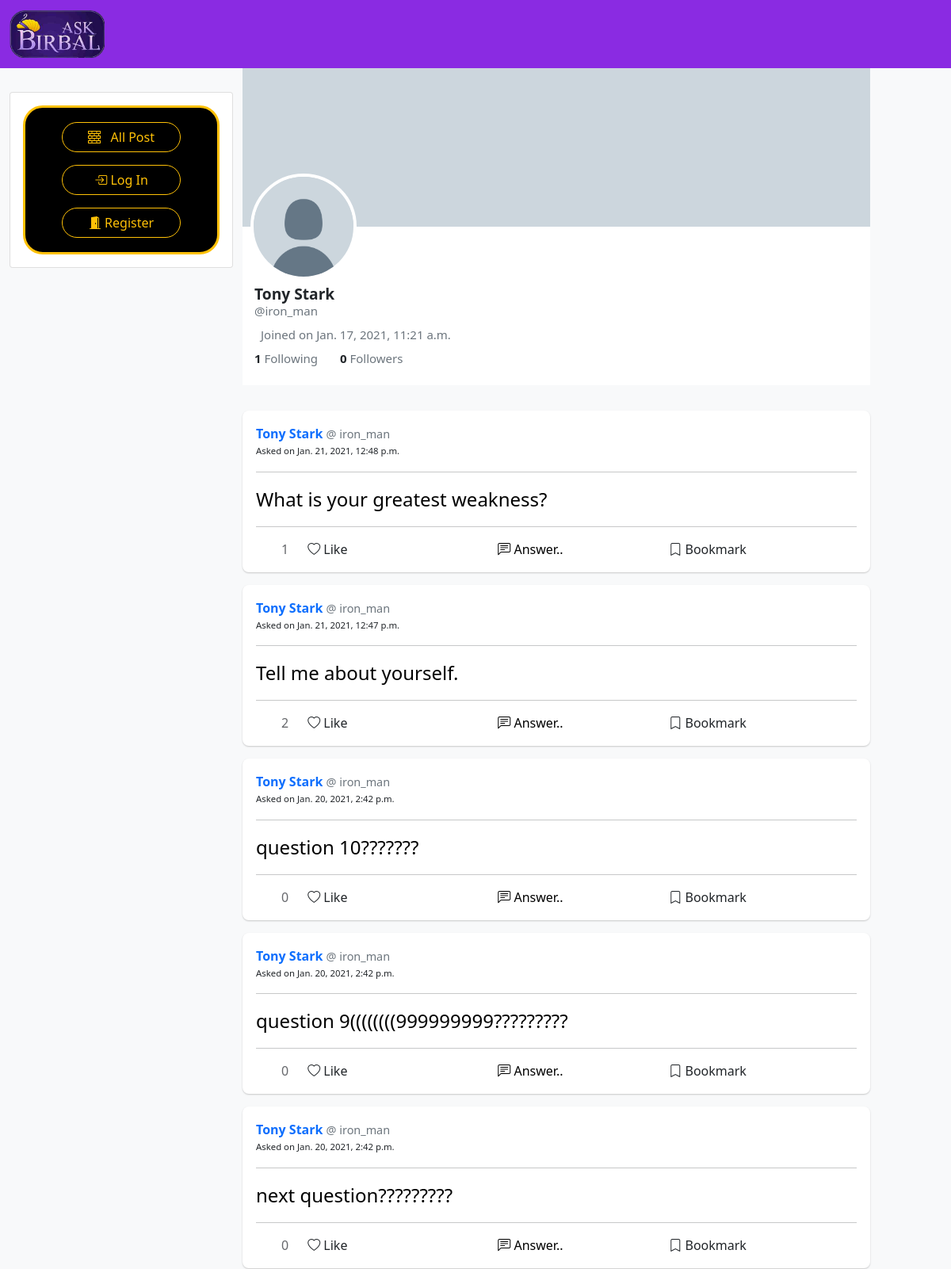
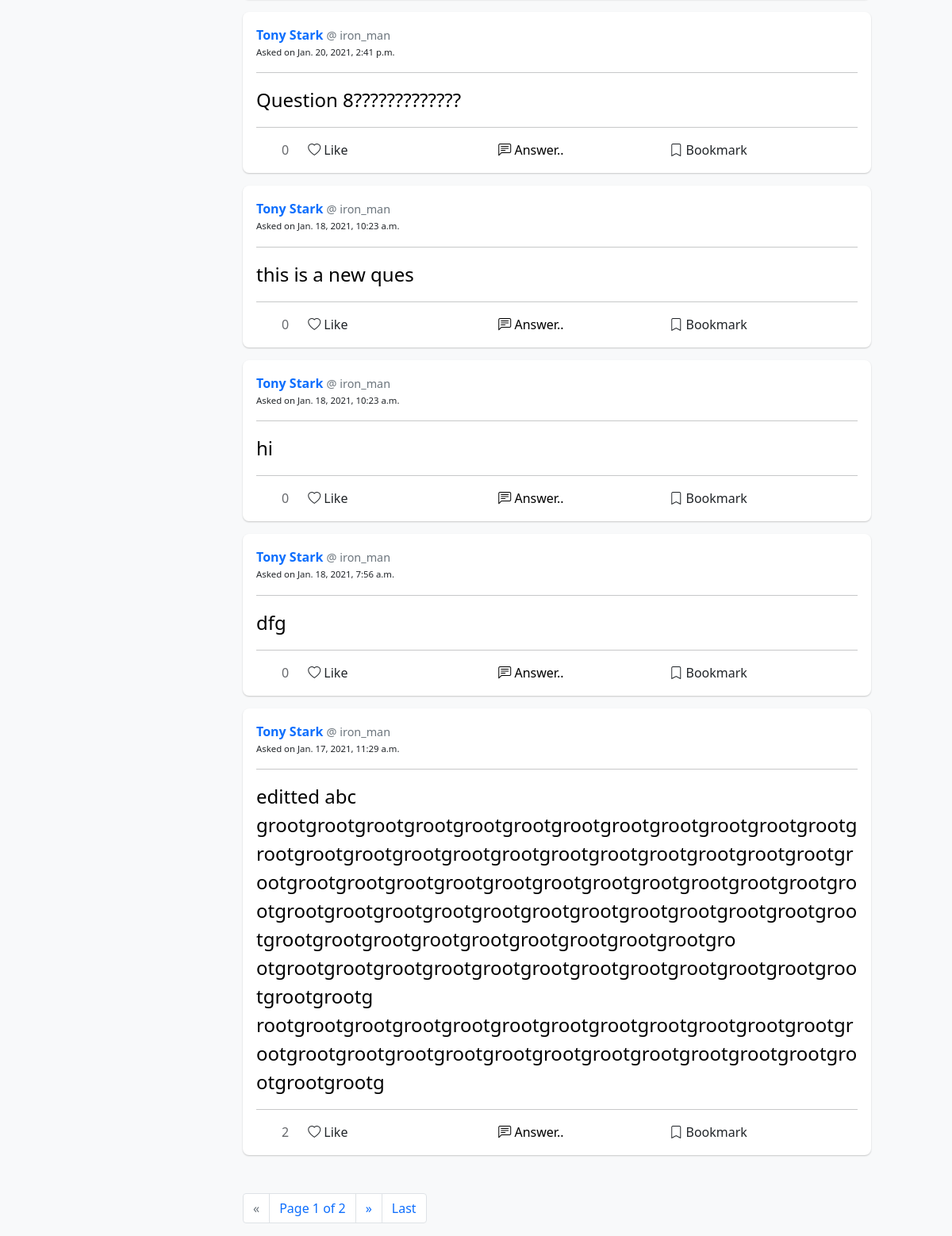
/profile/iron_man, run on the app's committed database (2 pictures, top to bottom).
### birbal/models.py (models this page shows)
class User(AbstractUser):
    pass

class Questions(models.Model):
    content = models.CharField(max_length=280)
    bookmark = models.ManyToManyField(User, related_name="bookmarked_que")
    likes = models.ManyToManyField(User, related_name="liked_posts")
    created_at = models.DateTimeField(auto_now_add=True)
    user = models.ForeignKey(User, on_delete=models.CASCADE, related_name="posts")

### birbal/views.py (the view, shortened to what this page needs)
# urls.py: path("profile/<str:username>", views.profile, name="profile"),
def profile(request, username):
    user_profile = User.objects.get(username=username)
    curr_user_follows_this_profile = False
    if request.user.is_authenticated:
        curr_user_follows_this_profile = request.user.following.filter(user=user_profile.id).exists()
    user_posts = user_profile.posts.order_by("-created_at").all()
    paginator = Paginator(user_posts, 10)
    page_number = request.GET.get('page')
    page_obj = paginator.get_page(page_number)
    return render(request, "birbal/profile.html", {
        "user_profile": user_profile,
        "user_posts": user_profile.posts.order_by("-created_at").all(),
        "page_obj": page_obj,
        "following_profile": curr_user_follows_this_profile
    })

### birbal/templates/birbal/profile.html (shortened to what this page needs)
{% extends "birbal/layout.html" %}
{% load static %}
{% block body %}
<div style="position: relative">
    <div style="height: 200px; background-color: rgb(204, 214, 221);">
    </div>
    <img style="border: 4px solid white; border-radius: 999px; position: absolute; float: left; top: 133px; left: 10px"
        width="134px" alt="Profile Picture" src="{% static 'birbal/default_profile.png' %}">
    <div style="height: 200px; background-color: white; padding: 10px 15px 0 15px; margin-bottom: 2rem">
        <div style="font-size: 1.2rem; font-weight: bolder; height: 1.5rem; margin-top: 3.8rem">
            {{ user_profile.first_name }} {{ user_profile.last_name }}</div>
        <div class="text-muted" style="font-size: 15px">@{{ user_profile.username }}</div>
        <div class="text-muted" style="font-size: 15px; margin: 7px 0">Joined on {{ user_profile.date_joined }}</div>
        <span style="margin-right: 1.5rem; font-size: 15px">
            <strong>{{ user_profile.following.count }}</strong>
            <span
                class="text-muted">Following
            </span>
        </span>
        <span style="font-size: 15px">
            <strong>{{ user_profile.followers.count }}</strong>
             <span
                class="text-muted">Followers
            </span>
        </span>
    </div>
</div>
{% include "birbal/posts_template.html" with posts=page_obj %}
{% if page_obj.paginator.num_pages > 1 %}
<nav aria-label="Page navigation">
    <ul class="pagination ml-5 mt-5">
        {% if page_obj.has_previous %}
        <li class="page-item"> <a class="page-link" href="?page=1">First</a></li>
        <li class="page-item"><a class="page-link" href="?page={{ page_obj.previous_page_number }}">&laquo;</a></li>
        {% else %}
        <li class="page-item disabled"><a class="page-link" href="#">&laquo;</a></li>
        {% endif %}
        <li class="page-item current-item"><span class="current page-link">
                Page {{ page_obj.number }} of {{ page_obj.paginator.num_pages }}
            </span></li>
        {% if page_obj.has_next %}
        <li class="page-item"><a class="page-link" href="?page={{ page_obj.next_page_number }}">&raquo;</a></li>
        <li class="page-item"><a class="page-link" href="?page={{ page_obj.paginator.num_pages }}">Last</a>
            {% else %}
        <li class="page-item disabled"><a class="page-link" href="#">&raquo;</a></li>
        {% endif %}
    </ul>
</nav>
{% else %}
<div style="height: 60px"></div>
{% endif %}
{% endblock %}

### birbal/templates/birbal/layout.html (shortened to what this page needs)
{% load static %}
<!DOCTYPE html>
<html lang="en">
<head>
    <link href="https://cdn.jsdelivr.net/npm/bootstrap@5.0.0-beta1/dist/css/bootstrap.min.css" rel="stylesheet"
>
    <link rel="stylesheet" href="https://cdn.jsdelivr.net/npm/bootstrap-icons@1.3.0/font/bootstrap-icons.css">
</head>
<body>
    <nav class="navbar navbar-expand-md navbar-dark" style="background-color:blueviolet;">
        <div class="container-fluid" style="height: fit-content;">
            <div class="navbar-brand ">
                <img src="{% static 'birbal/askbirbal_logo.png' %}" alt="Ask birbal logo" style="width: 120px;">
            </div>
        </div>
    </nav>
    <div class="row bg-light">
        <div class="d-md-block d-none col-3 position-sticky"
            style="position: sticky;
                top: 0;
                left: 0;
                height: 500px;" >
            <div class="card card-body" style="margin-top: 30px; height: fit-content;">
                <div class="border border-3 border-warning"
                    style="background-color: black; text-align: center; padding: 10px; border-radius: 25px;">
                    <div class=" p-2">
                        <a class="btn btn-outline-warning " href="{% url 'index' %}"
                            style="width: 150px; border-radius: 25px;">
                            <i class="bi bi-bricks"></i> &nbsp;  All Post
                        </a>
                    </div>
                    {% if user.is_authenticated %}
                    <div class="p-2">
                        <a class="btn btn-outline-warning" href="{% url 'following' %}" id="following-view"
                            style="width: 150px; border-radius: 25px;">
                            <i class="bi bi-people-fill"></i>
                            Following
                        </a>
                    </div>
                    <div class=" p-2">
                        <a class="btn btn-outline-warning" href="{% url 'bookmark' %}" id="bookmark-view"
                            style="width: 150px; border-radius: 25px;">
                            <i class="bi bi-bookmark-check-fill"></i>
                            Bookmark
                        </a>
                    </div>
                    <div class=" p-2">
                        <a class="btn btn-outline-warning" href="{% url 'logout' %}"
                            style="width: 150px; border-radius: 25px;">
                            Log Out <i class="bi bi-box-arrow-right"></i>
                        </a>
                    </div>
                    {% else %}
                    <div class="p-2">
                        <button type="button" class="btn btn-outline-warning " data-bs-toggle="modal"
                            data-bs-target="#loginModal" style="width: 150px; border-radius: 25px;">
                            <i class="bi bi-box-arrow-in-right"></i>
                            Log In
                        </button>
                    </div>
                    <div class="p-2">
                        <a class="btn btn-outline-warning " href="{% url 'register' %}"
                        style="width: 150px; border-radius: 25px;">
                            <i class="bi bi-door-open-fill"></i>
                            Register
                        </a>
                    </div>
                    {% endif %}
                </div>
            </div>
        </div>
        <div class="col-12 col-md-8">
            {% block body %}
            {% endblock %}
        </div>
    </div>
</body>
</html>

### birbal/templates/birbal/posts_template.html (shortened to what this page needs)
{% load static %}
{% for post in posts %}
<div class="card my-3" style="border-radius: 8px; border-color: transparent; box-shadow: 0 1px 2px rgba(0, 0, 0, 0.2);">
    <div class="card-body">
        <div>
            <a class="card-title" href="{% url 'profile' post.user.username %}" style="text-decoration:none">
                <strong>{{ post.user.first_name }} {{ post.user.last_name }}</strong>
            </a>
            <a href="{% url 'profile' post.user.username %}" class="text-muted "
                style="font-size: 0.9rem; text-decoration:none;">
                @ {{ post.user.username }}
            </a>
            <p style="font-size: small">
                <small class="post-date">Asked on {{ post.created_at }}</small>
            </p>
        </div>
        <hr>
        <div class="card-text content" id="content{{ post.id }}">
            <a href="{% url 'answer' post.id %}"
                 style="text-decoration: none; color: black; font-size: 24px; font-weight:450;">
                {{ post.content }}
            </a>
        </div>
        <hr>
        <div class="row">
            <div class="col-1" id="likes{{ post.id }}" style="color: #65676B; text-align: end;">
                {{ post.likes.all.count }}
            </div>
            {% if user.is_authenticated %}
                <div data-postid="{{ post.id }}" class="col-2 like">
                    {% if user in post.likes.all %}
                    <i class='bi bi-heart-fill' style="color: red;"></i> Liked
                    {% else %}
                    <i class='bi bi-heart'></i> Like
                    {% endif %}
                </div>
                <div class="col-5" style="text-align: center;">
                    <a href="{% url 'answer' post.id %}" style="text-decoration: none; color: black;">
                        <i class="bi bi-chat-left-text"></i> Answer
                    </a>
                </div>
                <div class="col-1" id="bm{{ post.id }}" style="color: #65676B; text-align: end;">
                    {{ post.bookmark.all.count }}
                </div>
                <div data-postid="{{ post.id }}" class="col-3 bookmark">
                    {% if user in post.bookmark.all %}
                    <i class="bi bi-bookmark-check-fill"></i> Saved
                    {% else %}
                    <i class="bi bi-bookmark"></i> Bookmark
                    {% endif %}
                </div>
            {% else %}
            <div class="col-2" data-bs-toggle="modal" data-bs-target="#loginModal"><i class='bi bi-heart'></i> Like
            </div>
            <div class="col-5" style="text-align: center;">
                <a href="{% url 'answer' post.id %}" style="text-decoration: none; color: black;">
                <i class="bi bi-chat-left-text"></i> Answer..
                </a>
            </div>
            <div class="col-4" data-bs-toggle="modal" data-bs-target="#loginModal"><i class="bi bi-bookmark"></i>
                Bookmark
            </div>
            {% endif %}
        </div>
    </div>
</div>
{% endfor %}

### data on the page
User: first_name "Tony", last_name "Stark", username "iron_man", date_joined "Jan. 17, 2021, 11:21 a.m.", following.count "1", followers.count "0"
Questions: user.first_name "Tony", user.last_name "Stark", user.username "iron_man", created_at "Jan. 21, 2021, 12:48 p.m.", content "What is your greatest weakness?", likes.all.count "1"
Questions: user.first_name "Tony", user.last_name "Stark", user.username "iron_man", created_at "Jan. 21, 2021, 12:47 p.m.", content "Tell me about yourself.", likes.all.count "2"
Questions: user.first_name "Tony", user.last_name "Stark", user.username "iron_man", created_at "Jan. 20, 2021, 2:42 p.m.", content "question 10???????", likes.all.count "0"
Questions: user.first_name "Tony", user.last_name "Stark", user.username "iron_man", created_at "Jan. 20, 2021, 2:42 p.m.", content "question 9((((((((999999999?????????", likes.all.count "0"
Questions: user.first_name "Tony", user.last_name "Stark", user.username "iron_man", created_at "Jan. 20, 2021, 2:42 p.m.", content "next question?????????", likes.all.count "0"
Questions: user.first_name "Tony", user.last_name "Stark", user.username "iron_man", created_at "Jan. 20, 2021, 2:41 p.m.", content "Question 8?????????????", likes.all.count "0"
Questions: user.first_name "Tony", user.last_name "Stark", user.username "iron_man", created_at "Jan. 18, 2021, 10:23 a.m.", content "this is a new ques", likes.all.count "0"
Questions: user.first_name "Tony", user.last_name "Stark", user.username "iron_man", created_at "Jan. 18, 2021, 10:23 a.m.", content "hi", likes.all.count "0"
Questions: user.first_name "Tony", user.last_name "Stark", user.username "iron_man", created_at "Jan. 18, 2021, 7:56 a.m.", content "dfg", likes.all.count "0"
Questions: user.first_name "Tony", user.last_name "Stark", user.username "iron_man", created_at "Jan. 17, 2021, 11:29 a.m.", content "editted abc grootgrootgrootgrootgrootgrootgrootgrootgrootgrootgrootgrootgrootgrootgrootgrootgrootgrootgrootgrootgrootgrootgrootgrootgrootgrootgrootgrootgrootgrootgrootgrootgrootgrootgrootgrootgrootgrootgrootgrootgrootgrootgrootgrootgrootgrootgrootgrootgrootgrootgrootgrootgrootgrootgrootgrootgrootgrootgro otgrootgrootgrootgrootgrootgrootgrootgrootgrootgrootgrootgrootgrootgrootg rootgrootgrootgrootgrootgrootgrootgrootgrootgrootgrootgrootgrootgrootgrootgrootgrootgrootgrootgrootgrootgrootgrootgrootgrootgrootgrootg", likes.all.count "2"

### other printed values
{{ page_obj.number }} "1"
{{ page_obj.paginator.num_pages }} "2"
